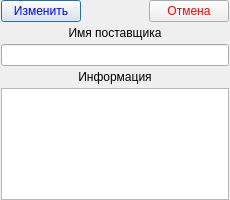
<?xml version="1.0" encoding="UTF-8"?>
<ui version="4.0">
 <class>Dialog</class>
 <widget class="QDialog" name="Dialog">
  <property name="geometry">
   <rect>
    <x>0</x>
    <y>0</y>
    <width>230</width>
    <height>200</height>
   </rect>
  </property>
  <property name="windowTitle">
   <string>Поставщик</string>
  </property>
  <layout class="QGridLayout" name="gridLayout">
   <property name="leftMargin">
    <number>1</number>
   </property>
   <property name="topMargin">
    <number>0</number>
   </property>
   <property name="rightMargin">
    <number>1</number>
   </property>
   <property name="bottomMargin">
    <number>0</number>
   </property>
   <property name="spacing">
    <number>4</number>
   </property>
   <item row="0" column="0">
    <widget class="QPushButton" name="pb_change">
     <property name="styleSheet">
      <string notr="true">color: rgb(0, 0, 255);</string>
     </property>
     <property name="text">
      <string>Изменить</string>
     </property>
    </widget>
   </item>
   <item row="0" column="1">
    <spacer name="horizontalSpacer">
     <property name="orientation">
      <enum>Qt::Horizontal</enum>
     </property>
     <property name="sizeHint" stdset="0">
      <size>
       <width>63</width>
       <height>20</height>
      </size>
     </property>
    </spacer>
   </item>
   <item row="0" column="2">
    <widget class="QPushButton" name="pb_cancel">
     <property name="styleSheet">
      <string notr="true">color: rgb(255, 0, 0);</string>
     </property>
     <property name="text">
      <string>Отмена</string>
     </property>
    </widget>
   </item>
   <item row="1" column="0" colspan="3">
    <widget class="QLabel" name="label">
     <property name="text">
      <string>&lt;html&gt;&lt;head/&gt;&lt;body&gt;&lt;p align=&quot;center&quot;&gt;Имя поставщика&lt;/p&gt;&lt;/body&gt;&lt;/html&gt;</string>
     </property>
    </widget>
   </item>
   <item row="2" column="0" colspan="3">
    <widget class="QLineEdit" name="le_name"/>
   </item>
   <item row="3" column="0" colspan="3">
    <widget class="QLabel" name="label_2">
     <property name="text">
      <string>&lt;html&gt;&lt;head/&gt;&lt;body&gt;&lt;p align=&quot;center&quot;&gt;Информация&lt;/p&gt;&lt;/body&gt;&lt;/html&gt;</string>
     </property>
    </widget>
   </item>
   <item row="4" column="0" colspan="3">
    <widget class="QPlainTextEdit" name="le_info"/>
   </item>
  </layout>
 </widget>
 <resources/>
 <connections>
  <connection>
   <sender>pb_cancel</sender>
   <signal>clicked()</signal>
   <receiver>Dialog</receiver>
   <slot>cancel_change()</slot>
   <hints>
    <hint type="sourcelabel">
     <x>171</x>
     <y>19</y>
    </hint>
    <hint type="destinationlabel">
     <x>145</x>
     <y>9</y>
    </hint>
   </hints>
  </connection>
  <connection>
   <sender>pb_change</sender>
   <signal>clicked()</signal>
   <receiver>Dialog</receiver>
   <slot>chan_provider()</slot>
   <hints>
    <hint type="sourcelabel">
     <x>51</x>
     <y>16</y>
    </hint>
    <hint type="destinationlabel">
     <x>94</x>
     <y>17</y>
    </hint>
   </hints>
  </connection>
 </connections>
 <slots>
  <slot>cancel_change()</slot>
  <slot>chan_provider()</slot>
 </slots>
</ui>
